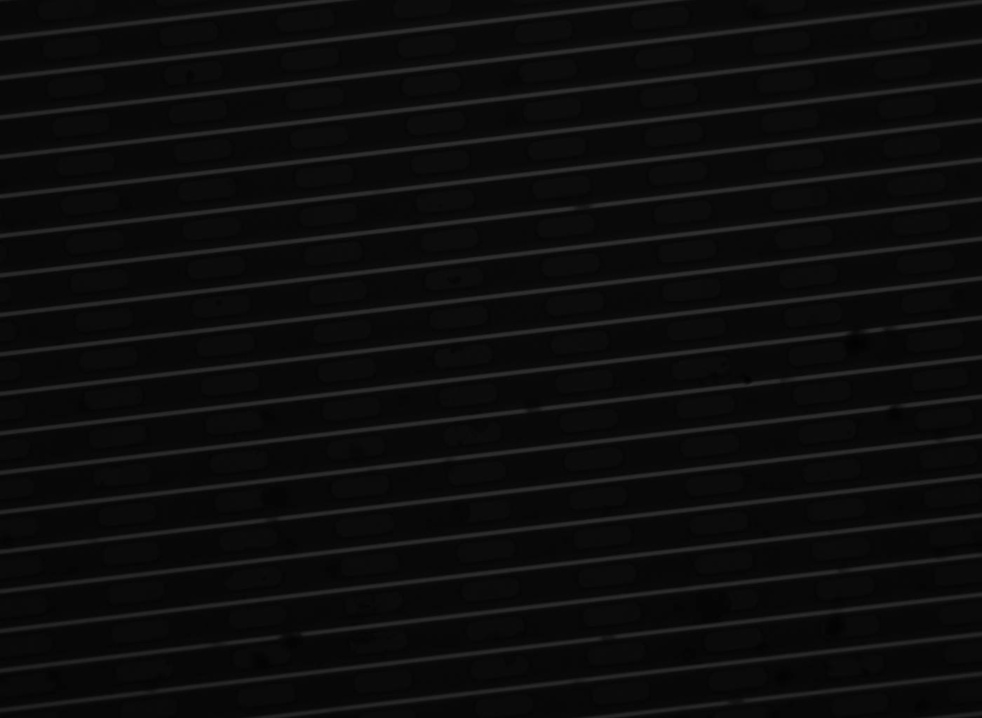
%> input picture 11V200ns.jpg, 982 x 718 px, shrunk from 1400 x 1024 before the run
$ octave LocallyAdaptiveThresholding.m   (GNU Octave 9; MATLAB toolbox functions it lacks are replaced by stand-ins)
%> lines starting %> are read from the running program, lines starting %| are printed output that depends on the picture; in (x1, y1, x2, y2) boxes, pixels count from 0 and x2, y2 are one past the last pixel; in counts of white or black regions, pixels touching at a corner belong together; the program's own positions count from 1
### ReadImageFromWorkspace.m
function [Image] = ReadImageFromWorkspace(ImageTitle)
%> called with ImageTitle = '11V200ns.jpg'

Image = imread(ImageTitle);
%> Image is the input picture: size 718x982 uint8; min 0, max 50, mean 12.5


end

### HistogramEqualization.m
function [ PhotoAfterHistogramEqualization ] = RunHistogramEqualization( OriginalPhoto )
    PhotoAfterHistogramEqualization = histeq(OriginalPhoto);
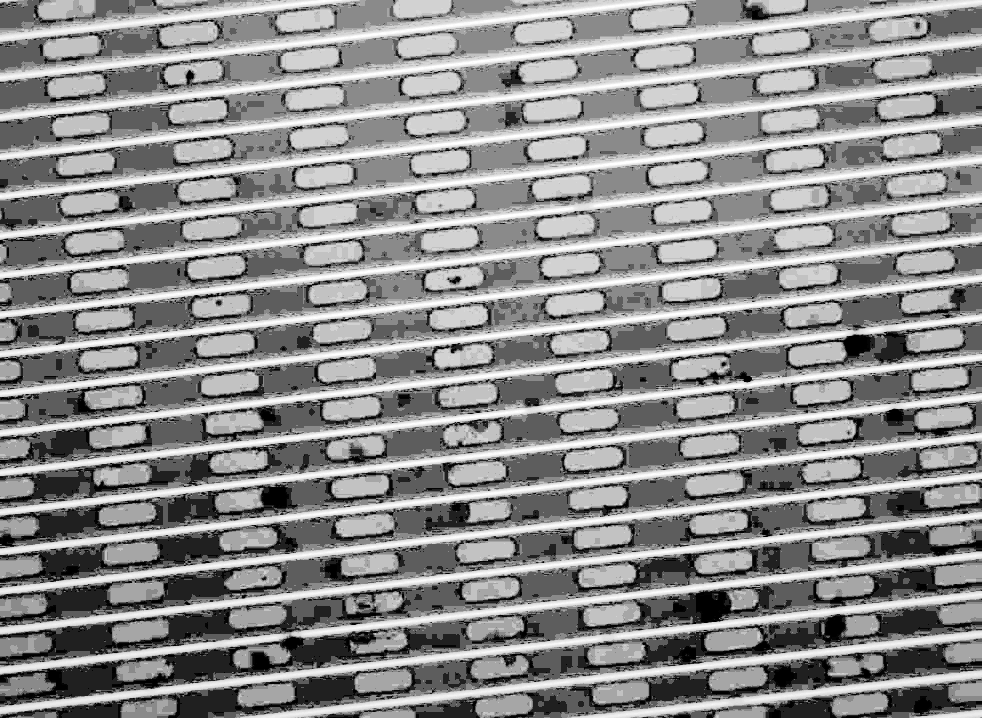
%> PhotoAfterHistogramEqualization: size 718x982 uint8; min 0, max 255, mean 141.7
end

### ContrastStretching.m
function [ OutputImage] = ContrastStretching( InputImage )
    OutputImage = imadjust(InputImage);
end

### DisplayImage.m
function [ ] = DisplayImage( Image )

imshow(Image)

end

### LocallyAdaptiveThresholding.m
close all

CameraPhoto = ReadImageFromWorkspace('11V200ns.jpg');
figure('Name', 'Original Photo');
DisplayImage(CameraPhoto);

figure('Name','Photo After Histogram Equalization')
PhotoAfterHistogramEqualization = HistogramEqualization(CameraPhoto);
DisplayImage(PhotoAfterHistogramEqualization);

figure('Name','Photo After Histogram Equalization then Locally Adaptive Thresholding')
PhotoAfterLocallyAdaptiveThresholding = imbinarize(PhotoAfterHistogramEqualization, 'adaptive');
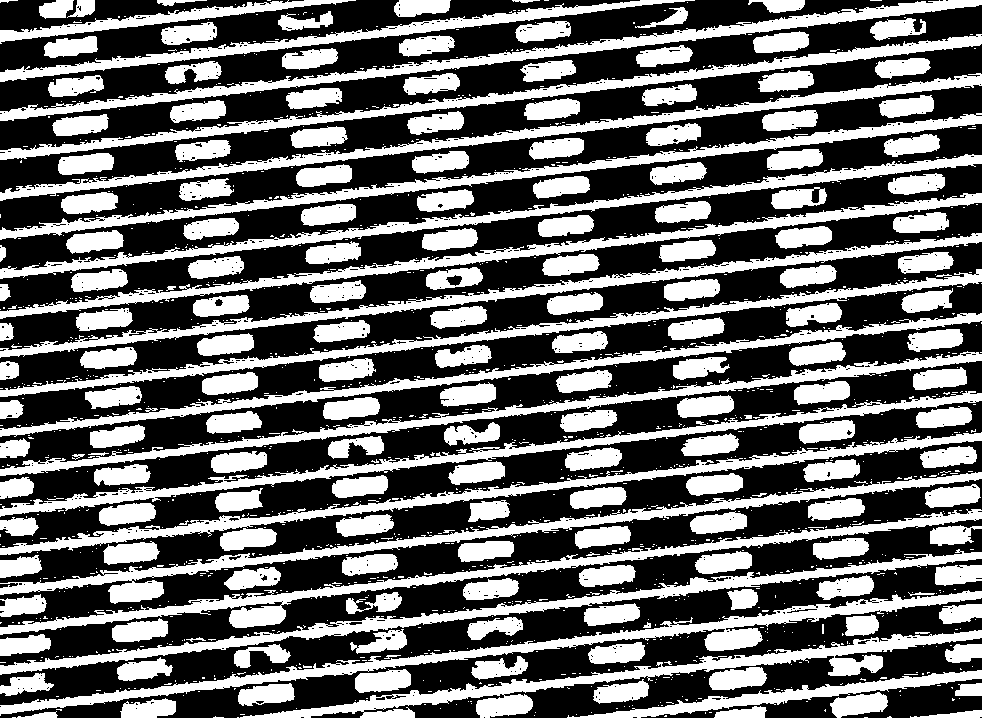
%> PhotoAfterLocallyAdaptiveThresholding: size 718x982 logical; 42.4% white; 1383 white regions (1188 under 20 px), largest, box (x1, y1, x2, y2) and area: (0, 590, 982, 716) 10244, (0, 509, 982, 635) 9537, (0, 472, 982, 604) 9442
DisplayImage(PhotoAfterLocallyAdaptiveThresholding);

figure('Name','Photo After Histogram Equalization then Locally Adaptive Thresholding then a 3x3 Averaging Filter')
PhotoAfter_3x3_AveragingFilter = filter2(fspecial('average',3), PhotoAfterLocallyAdaptiveThresholding);
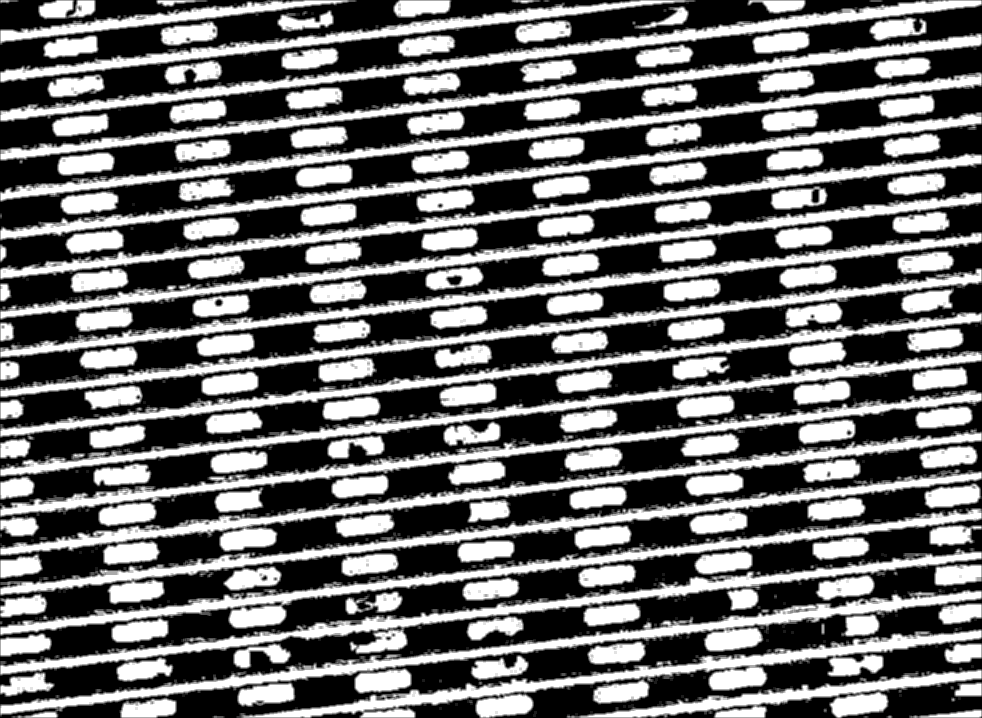
%> PhotoAfter_3x3_AveragingFilter: size 718x982 double; min 0, max 1, mean 0.423
DisplayImage(PhotoAfter_3x3_AveragingFilter);

figure ('Name','Photo After Histogram Equalization then Locally Adaptive Thresholding then a 3x3 Averaging Filter then Contrast Stretching')
PhotoAfterContrastStretching = ContrastStretching(PhotoAfter_3x3_AveragingFilter);
DisplayImage(PhotoAfterContrastStretching);
